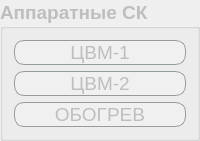
         <widget class="QGroupBox" name="groupBox_2">
          <property name="enabled">
           <bool>false</bool>
          </property>
          <property name="minimumSize">
           <size>
            <width>94</width>
            <height>0</height>
           </size>
          </property>
          <property name="maximumSize">
           <size>
            <width>16777215</width>
            <height>16777215</height>
           </size>
          </property>
          <property name="font">
           <font>
            <pointsize>14</pointsize>
            <weight>75</weight>
            <bold>true</bold>
           </font>
          </property>
          <property name="title">
           <string>Аппаратные СК</string>
          </property>
          <layout class="QVBoxLayout" name="verticalLayout_9">
           <item>
            <widget class="QLabel" name="lCVM1">
             <property name="font">
              <font>
               <family>MS Shell Dlg 2</family>
               <pointsize>14</pointsize>
               <weight>18</weight>
               <italic>false</italic>
               <bold>false</bold>
              </font>
             </property>
             <property name="layoutDirection">
              <enum>Qt::LeftToRight</enum>
             </property>
             <property name="autoFillBackground">
              <bool>false</bool>
             </property>
             <property name="styleSheet">
              <string notr="true">QLabel {
				background-color:  rgb(240, 240, 240);
				border: 1px solid #959c9b;
         		border-radius: 10px;
				font: 150 14pt &quot;MS Shell Dlg 2&quot;;
     			color:rgb(0); }</string>
             </property>
             <property name="frameShape">
              <enum>QFrame::StyledPanel</enum>
             </property>
             <property name="frameShadow">
              <enum>QFrame::Plain</enum>
             </property>
             <property name="lineWidth">
              <number>1</number>
             </property>
             <property name="midLineWidth">
              <number>0</number>
             </property>
             <property name="text">
              <string>ЦВМ-1</string>
             </property>
             <property name="textFormat">
              <enum>Qt::AutoText</enum>
             </property>
             <property name="scaledContents">
              <bool>false</bool>
             </property>
             <property name="alignment">
              <set>Qt::AlignCenter</set>
             </property>
             <property name="wordWrap">
              <bool>false</bool>
             </property>
             <property name="textInteractionFlags">
              <set>Qt::LinksAccessibleByMouse</set>
             </property>
            </widget>
           </item>
           <item>
            <widget class="QLabel" name="lCVM2">
             <property name="font">
              <font>
               <family>MS Shell Dlg 2</family>
               <pointsize>14</pointsize>
               <weight>18</weight>
               <italic>false</italic>
               <bold>false</bold>
              </font>
             </property>
             <property name="autoFillBackground">
              <bool>false</bool>
             </property>
             <property name="styleSheet">
              <string notr="true">QLabel {
				background-color:  rgb(240, 240, 240);
				border: 1px solid #959c9b;
         		border-radius: 10px;
				font: 150 14pt &quot;MS Shell Dlg 2&quot;;
     			color:rgb(0); }</string>
             </property>
             <property name="frameShape">
              <enum>QFrame::StyledPanel</enum>
             </property>
             <property name="frameShadow">
              <enum>QFrame::Plain</enum>
             </property>
             <property name="lineWidth">
              <number>1</number>
             </property>
             <property name="midLineWidth">
              <number>0</number>
             </property>
             <property name="text">
              <string>ЦВМ-2</string>
             </property>
             <property name="textFormat">
              <enum>Qt::AutoText</enum>
             </property>
             <property name="scaledContents">
              <bool>false</bool>
             </property>
             <property name="alignment">
              <set>Qt::AlignCenter</set>
             </property>
             <property name="wordWrap">
              <bool>false</bool>
             </property>
             <property name="textInteractionFlags">
              <set>Qt::LinksAccessibleByMouse</set>
             </property>
            </widget>
           </item>
           <item>
            <widget class="QLabel" name="lobog">
             <property name="font">
              <font>
               <family>MS Shell Dlg 2</family>
               <pointsize>14</pointsize>
               <weight>18</weight>
               <italic>false</italic>
               <bold>false</bold>
              </font>
             </property>
             <property name="layoutDirection">
              <enum>Qt::LeftToRight</enum>
             </property>
             <property name="autoFillBackground">
              <bool>false</bool>
             </property>
             <property name="styleSheet">
              <string notr="true">QLabel {
				background-color:  rgb(240, 240, 240);
				border: 1px solid #959c9b;
         		border-radius: 10px;
				font: 150 14pt &quot;MS Shell Dlg 2&quot;;
     			color:rgb(0); }</string>
             </property>
             <property name="frameShape">
              <enum>QFrame::StyledPanel</enum>
             </property>
             <property name="frameShadow">
              <enum>QFrame::Plain</enum>
             </property>
             <property name="lineWidth">
              <number>1</number>
             </property>
             <property name="midLineWidth">
              <number>0</number>
             </property>
             <property name="text">
              <string>ОБОГРЕВ</string>
             </property>
             <property name="textFormat">
              <enum>Qt::RichText</enum>
             </property>
             <property name="scaledContents">
              <bool>false</bool>
             </property>
             <property name="alignment">
              <set>Qt::AlignCenter</set>
             </property>
             <property name="wordWrap">
              <bool>false</bool>
             </property>
             <property name="textInteractionFlags">
              <set>Qt::LinksAccessibleByMouse</set>
             </property>
            </widget>
           </item>
          </layout>
         </widget>
